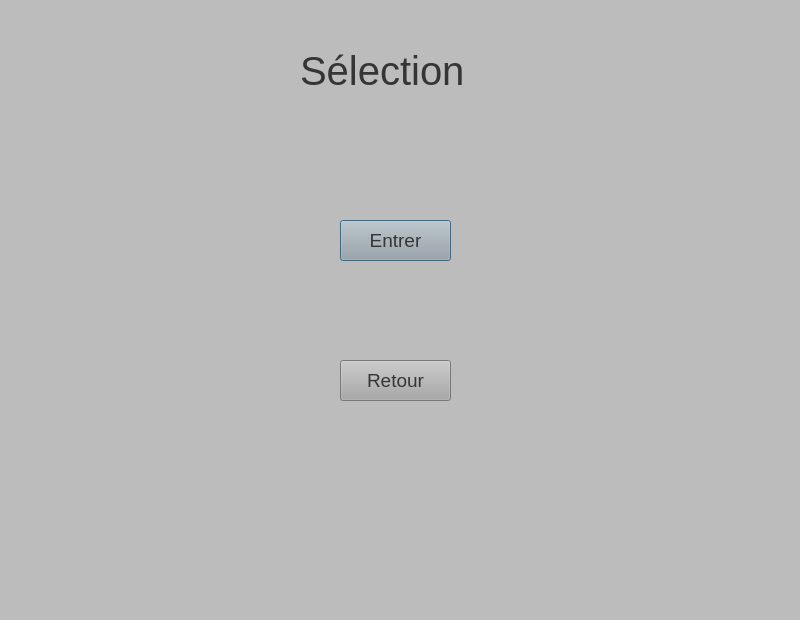
<?xml version="1.0" encoding="UTF-8"?>
<ui version="4.0">
 <class>Dialog</class>
 <widget class="QDialog" name="Dialog">
  <property name="geometry">
   <rect>
    <x>0</x>
    <y>0</y>
    <width>800</width>
    <height>620</height>
   </rect>
  </property>
  <property name="windowTitle">
   <string>Dialog</string>
  </property>
  <property name="styleSheet">
   <string notr="true">background-color: rgb(188, 188, 188);</string>
  </property>
  <widget class="QLabel" name="label">
   <property name="geometry">
    <rect>
     <x>300</x>
     <y>40</y>
     <width>201</width>
     <height>61</height>
    </rect>
   </property>
   <property name="styleSheet">
    <string notr="true">color:rgb(53, 53, 53); font-size:30pt;</string>
   </property>
   <property name="text">
    <string>Sélection</string>
   </property>
  </widget>
  <widget class="QPushButton" name="EnterButton">
   <property name="geometry">
    <rect>
     <x>340</x>
     <y>220</y>
     <width>111</width>
     <height>41</height>
    </rect>
   </property>
   <property name="palette">
    <palette>
     <active>
      <colorrole role="WindowText">
       <brush brushstyle="SolidPattern">
        <color alpha="255">
         <red>53</red>
         <green>53</green>
         <blue>53</blue>
        </color>
       </brush>
      </colorrole>
      <colorrole role="Button">
       <brush brushstyle="SolidPattern">
        <color alpha="255">
         <red>167</red>
         <green>168</green>
         <blue>167</blue>
        </color>
       </brush>
      </colorrole>
      <colorrole role="Light">
       <brush brushstyle="SolidPattern">
        <color alpha="255">
         <red>255</red>
         <green>255</green>
         <blue>255</blue>
        </color>
       </brush>
      </colorrole>
      <colorrole role="Midlight">
       <brush brushstyle="SolidPattern">
        <color alpha="255">
         <red>223</red>
         <green>222</green>
         <blue>227</blue>
        </color>
       </brush>
      </colorrole>
      <colorrole role="Dark">
       <brush brushstyle="SolidPattern">
        <color alpha="255">
         <red>95</red>
         <green>94</green>
         <blue>99</blue>
        </color>
       </brush>
      </colorrole>
      <colorrole role="Mid">
       <brush brushstyle="SolidPattern">
        <color alpha="255">
         <red>127</red>
         <green>126</green>
         <blue>133</blue>
        </color>
       </brush>
      </colorrole>
      <colorrole role="Text">
       <brush brushstyle="SolidPattern">
        <color alpha="255">
         <red>53</red>
         <green>53</green>
         <blue>53</blue>
        </color>
       </brush>
      </colorrole>
      <colorrole role="BrightText">
       <brush brushstyle="SolidPattern">
        <color alpha="255">
         <red>255</red>
         <green>255</green>
         <blue>255</blue>
        </color>
       </brush>
      </colorrole>
      <colorrole role="ButtonText">
       <brush brushstyle="SolidPattern">
        <color alpha="255">
         <red>53</red>
         <green>53</green>
         <blue>53</blue>
        </color>
       </brush>
      </colorrole>
      <colorrole role="Base">
       <brush brushstyle="SolidPattern">
        <color alpha="255">
         <red>167</red>
         <green>168</green>
         <blue>167</blue>
        </color>
       </brush>
      </colorrole>
      <colorrole role="Window">
       <brush brushstyle="SolidPattern">
        <color alpha="255">
         <red>167</red>
         <green>168</green>
         <blue>167</blue>
        </color>
       </brush>
      </colorrole>
      <colorrole role="Shadow">
       <brush brushstyle="SolidPattern">
        <color alpha="255">
         <red>0</red>
         <green>0</green>
         <blue>0</blue>
        </color>
       </brush>
      </colorrole>
      <colorrole role="AlternateBase">
       <brush brushstyle="SolidPattern">
        <color alpha="255">
         <red>223</red>
         <green>222</green>
         <blue>227</blue>
        </color>
       </brush>
      </colorrole>
      <colorrole role="ToolTipBase">
       <brush brushstyle="SolidPattern">
        <color alpha="255">
         <red>255</red>
         <green>255</green>
         <blue>220</blue>
        </color>
       </brush>
      </colorrole>
      <colorrole role="ToolTipText">
       <brush brushstyle="SolidPattern">
        <color alpha="255">
         <red>0</red>
         <green>0</green>
         <blue>0</blue>
        </color>
       </brush>
      </colorrole>
     </active>
     <inactive>
      <colorrole role="WindowText">
       <brush brushstyle="SolidPattern">
        <color alpha="255">
         <red>53</red>
         <green>53</green>
         <blue>53</blue>
        </color>
       </brush>
      </colorrole>
      <colorrole role="Button">
       <brush brushstyle="SolidPattern">
        <color alpha="255">
         <red>167</red>
         <green>168</green>
         <blue>167</blue>
        </color>
       </brush>
      </colorrole>
      <colorrole role="Light">
       <brush brushstyle="SolidPattern">
        <color alpha="255">
         <red>255</red>
         <green>255</green>
         <blue>255</blue>
        </color>
       </brush>
      </colorrole>
      <colorrole role="Midlight">
       <brush brushstyle="SolidPattern">
        <color alpha="255">
         <red>223</red>
         <green>222</green>
         <blue>227</blue>
        </color>
       </brush>
      </colorrole>
      <colorrole role="Dark">
       <brush brushstyle="SolidPattern">
        <color alpha="255">
         <red>95</red>
         <green>94</green>
         <blue>99</blue>
        </color>
       </brush>
      </colorrole>
      <colorrole role="Mid">
       <brush brushstyle="SolidPattern">
        <color alpha="255">
         <red>127</red>
         <green>126</green>
         <blue>133</blue>
        </color>
       </brush>
      </colorrole>
      <colorrole role="Text">
       <brush brushstyle="SolidPattern">
        <color alpha="255">
         <red>53</red>
         <green>53</green>
         <blue>53</blue>
        </color>
       </brush>
      </colorrole>
      <colorrole role="BrightText">
       <brush brushstyle="SolidPattern">
        <color alpha="255">
         <red>255</red>
         <green>255</green>
         <blue>255</blue>
        </color>
       </brush>
      </colorrole>
      <colorrole role="ButtonText">
       <brush brushstyle="SolidPattern">
        <color alpha="255">
         <red>53</red>
         <green>53</green>
         <blue>53</blue>
        </color>
       </brush>
      </colorrole>
      <colorrole role="Base">
       <brush brushstyle="SolidPattern">
        <color alpha="255">
         <red>167</red>
         <green>168</green>
         <blue>167</blue>
        </color>
       </brush>
      </colorrole>
      <colorrole role="Window">
       <brush brushstyle="SolidPattern">
        <color alpha="255">
         <red>167</red>
         <green>168</green>
         <blue>167</blue>
        </color>
       </brush>
      </colorrole>
      <colorrole role="Shadow">
       <brush brushstyle="SolidPattern">
        <color alpha="255">
         <red>0</red>
         <green>0</green>
         <blue>0</blue>
        </color>
       </brush>
      </colorrole>
      <colorrole role="AlternateBase">
       <brush brushstyle="SolidPattern">
        <color alpha="255">
         <red>223</red>
         <green>222</green>
         <blue>227</blue>
        </color>
       </brush>
      </colorrole>
      <colorrole role="ToolTipBase">
       <brush brushstyle="SolidPattern">
        <color alpha="255">
         <red>255</red>
         <green>255</green>
         <blue>220</blue>
        </color>
       </brush>
      </colorrole>
      <colorrole role="ToolTipText">
       <brush brushstyle="SolidPattern">
        <color alpha="255">
         <red>0</red>
         <green>0</green>
         <blue>0</blue>
        </color>
       </brush>
      </colorrole>
     </inactive>
     <disabled>
      <colorrole role="WindowText">
       <brush brushstyle="SolidPattern">
        <color alpha="255">
         <red>53</red>
         <green>53</green>
         <blue>53</blue>
        </color>
       </brush>
      </colorrole>
      <colorrole role="Button">
       <brush brushstyle="SolidPattern">
        <color alpha="255">
         <red>167</red>
         <green>168</green>
         <blue>167</blue>
        </color>
       </brush>
      </colorrole>
      <colorrole role="Light">
       <brush brushstyle="SolidPattern">
        <color alpha="255">
         <red>255</red>
         <green>255</green>
         <blue>255</blue>
        </color>
       </brush>
      </colorrole>
      <colorrole role="Midlight">
       <brush brushstyle="SolidPattern">
        <color alpha="255">
         <red>223</red>
         <green>222</green>
         <blue>227</blue>
        </color>
       </brush>
      </colorrole>
      <colorrole role="Dark">
       <brush brushstyle="SolidPattern">
        <color alpha="255">
         <red>95</red>
         <green>94</green>
         <blue>99</blue>
        </color>
       </brush>
      </colorrole>
      <colorrole role="Mid">
       <brush brushstyle="SolidPattern">
        <color alpha="255">
         <red>127</red>
         <green>126</green>
         <blue>133</blue>
        </color>
       </brush>
      </colorrole>
      <colorrole role="Text">
       <brush brushstyle="SolidPattern">
        <color alpha="255">
         <red>53</red>
         <green>53</green>
         <blue>53</blue>
        </color>
       </brush>
      </colorrole>
      <colorrole role="BrightText">
       <brush brushstyle="SolidPattern">
        <color alpha="255">
         <red>255</red>
         <green>255</green>
         <blue>255</blue>
        </color>
       </brush>
      </colorrole>
      <colorrole role="ButtonText">
       <brush brushstyle="SolidPattern">
        <color alpha="255">
         <red>53</red>
         <green>53</green>
         <blue>53</blue>
        </color>
       </brush>
      </colorrole>
      <colorrole role="Base">
       <brush brushstyle="SolidPattern">
        <color alpha="255">
         <red>167</red>
         <green>168</green>
         <blue>167</blue>
        </color>
       </brush>
      </colorrole>
      <colorrole role="Window">
       <brush brushstyle="SolidPattern">
        <color alpha="255">
         <red>167</red>
         <green>168</green>
         <blue>167</blue>
        </color>
       </brush>
      </colorrole>
      <colorrole role="Shadow">
       <brush brushstyle="SolidPattern">
        <color alpha="255">
         <red>0</red>
         <green>0</green>
         <blue>0</blue>
        </color>
       </brush>
      </colorrole>
      <colorrole role="AlternateBase">
       <brush brushstyle="SolidPattern">
        <color alpha="255">
         <red>191</red>
         <green>189</green>
         <blue>199</blue>
        </color>
       </brush>
      </colorrole>
      <colorrole role="ToolTipBase">
       <brush brushstyle="SolidPattern">
        <color alpha="255">
         <red>255</red>
         <green>255</green>
         <blue>220</blue>
        </color>
       </brush>
      </colorrole>
      <colorrole role="ToolTipText">
       <brush brushstyle="SolidPattern">
        <color alpha="255">
         <red>0</red>
         <green>0</green>
         <blue>0</blue>
        </color>
       </brush>
      </colorrole>
     </disabled>
    </palette>
   </property>
   <property name="styleSheet">
    <string notr="true">background-color: rgb(167, 168, 167); font-size:14pt; color:rgb(53, 53, 53)</string>
   </property>
   <property name="text">
    <string>Entrer</string>
   </property>
  </widget>
  <widget class="QPushButton" name="EnterButton_2">
   <property name="geometry">
    <rect>
     <x>340</x>
     <y>360</y>
     <width>111</width>
     <height>41</height>
    </rect>
   </property>
   <property name="palette">
    <palette>
     <active>
      <colorrole role="WindowText">
       <brush brushstyle="SolidPattern">
        <color alpha="255">
         <red>53</red>
         <green>53</green>
         <blue>53</blue>
        </color>
       </brush>
      </colorrole>
      <colorrole role="Button">
       <brush brushstyle="SolidPattern">
        <color alpha="255">
         <red>167</red>
         <green>168</green>
         <blue>167</blue>
        </color>
       </brush>
      </colorrole>
      <colorrole role="Light">
       <brush brushstyle="SolidPattern">
        <color alpha="255">
         <red>255</red>
         <green>255</green>
         <blue>255</blue>
        </color>
       </brush>
      </colorrole>
      <colorrole role="Midlight">
       <brush brushstyle="SolidPattern">
        <color alpha="255">
         <red>223</red>
         <green>222</green>
         <blue>227</blue>
        </color>
       </brush>
      </colorrole>
      <colorrole role="Dark">
       <brush brushstyle="SolidPattern">
        <color alpha="255">
         <red>95</red>
         <green>94</green>
         <blue>99</blue>
        </color>
       </brush>
      </colorrole>
      <colorrole role="Mid">
       <brush brushstyle="SolidPattern">
        <color alpha="255">
         <red>127</red>
         <green>126</green>
         <blue>133</blue>
        </color>
       </brush>
      </colorrole>
      <colorrole role="Text">
       <brush brushstyle="SolidPattern">
        <color alpha="255">
         <red>53</red>
         <green>53</green>
         <blue>53</blue>
        </color>
       </brush>
      </colorrole>
      <colorrole role="BrightText">
       <brush brushstyle="SolidPattern">
        <color alpha="255">
         <red>255</red>
         <green>255</green>
         <blue>255</blue>
        </color>
       </brush>
      </colorrole>
      <colorrole role="ButtonText">
       <brush brushstyle="SolidPattern">
        <color alpha="255">
         <red>53</red>
         <green>53</green>
         <blue>53</blue>
        </color>
       </brush>
      </colorrole>
      <colorrole role="Base">
       <brush brushstyle="SolidPattern">
        <color alpha="255">
         <red>167</red>
         <green>168</green>
         <blue>167</blue>
        </color>
       </brush>
      </colorrole>
      <colorrole role="Window">
       <brush brushstyle="SolidPattern">
        <color alpha="255">
         <red>167</red>
         <green>168</green>
         <blue>167</blue>
        </color>
       </brush>
      </colorrole>
      <colorrole role="Shadow">
       <brush brushstyle="SolidPattern">
        <color alpha="255">
         <red>0</red>
         <green>0</green>
         <blue>0</blue>
        </color>
       </brush>
      </colorrole>
      <colorrole role="AlternateBase">
       <brush brushstyle="SolidPattern">
        <color alpha="255">
         <red>223</red>
         <green>222</green>
         <blue>227</blue>
        </color>
       </brush>
      </colorrole>
      <colorrole role="ToolTipBase">
       <brush brushstyle="SolidPattern">
        <color alpha="255">
         <red>255</red>
         <green>255</green>
         <blue>220</blue>
        </color>
       </brush>
      </colorrole>
      <colorrole role="ToolTipText">
       <brush brushstyle="SolidPattern">
        <color alpha="255">
         <red>0</red>
         <green>0</green>
         <blue>0</blue>
        </color>
       </brush>
      </colorrole>
     </active>
     <inactive>
      <colorrole role="WindowText">
       <brush brushstyle="SolidPattern">
        <color alpha="255">
         <red>53</red>
         <green>53</green>
         <blue>53</blue>
        </color>
       </brush>
      </colorrole>
      <colorrole role="Button">
       <brush brushstyle="SolidPattern">
        <color alpha="255">
         <red>167</red>
         <green>168</green>
         <blue>167</blue>
        </color>
       </brush>
      </colorrole>
      <colorrole role="Light">
       <brush brushstyle="SolidPattern">
        <color alpha="255">
         <red>255</red>
         <green>255</green>
         <blue>255</blue>
        </color>
       </brush>
      </colorrole>
      <colorrole role="Midlight">
       <brush brushstyle="SolidPattern">
        <color alpha="255">
         <red>223</red>
         <green>222</green>
         <blue>227</blue>
        </color>
       </brush>
      </colorrole>
      <colorrole role="Dark">
       <brush brushstyle="SolidPattern">
        <color alpha="255">
         <red>95</red>
         <green>94</green>
         <blue>99</blue>
        </color>
       </brush>
      </colorrole>
      <colorrole role="Mid">
       <brush brushstyle="SolidPattern">
        <color alpha="255">
         <red>127</red>
         <green>126</green>
         <blue>133</blue>
        </color>
       </brush>
      </colorrole>
      <colorrole role="Text">
       <brush brushstyle="SolidPattern">
        <color alpha="255">
         <red>53</red>
         <green>53</green>
         <blue>53</blue>
        </color>
       </brush>
      </colorrole>
      <colorrole role="BrightText">
       <brush brushstyle="SolidPattern">
        <color alpha="255">
         <red>255</red>
         <green>255</green>
         <blue>255</blue>
        </color>
       </brush>
      </colorrole>
      <colorrole role="ButtonText">
       <brush brushstyle="SolidPattern">
        <color alpha="255">
         <red>53</red>
         <green>53</green>
         <blue>53</blue>
        </color>
       </brush>
      </colorrole>
      <colorrole role="Base">
       <brush brushstyle="SolidPattern">
        <color alpha="255">
         <red>167</red>
         <green>168</green>
         <blue>167</blue>
        </color>
       </brush>
      </colorrole>
      <colorrole role="Window">
       <brush brushstyle="SolidPattern">
        <color alpha="255">
         <red>167</red>
         <green>168</green>
         <blue>167</blue>
        </color>
       </brush>
      </colorrole>
      <colorrole role="Shadow">
       <brush brushstyle="SolidPattern">
        <color alpha="255">
         <red>0</red>
         <green>0</green>
         <blue>0</blue>
        </color>
       </brush>
      </colorrole>
      <colorrole role="AlternateBase">
       <brush brushstyle="SolidPattern">
        <color alpha="255">
         <red>223</red>
         <green>222</green>
         <blue>227</blue>
        </color>
       </brush>
      </colorrole>
      <colorrole role="ToolTipBase">
       <brush brushstyle="SolidPattern">
        <color alpha="255">
         <red>255</red>
         <green>255</green>
         <blue>220</blue>
        </color>
       </brush>
      </colorrole>
      <colorrole role="ToolTipText">
       <brush brushstyle="SolidPattern">
        <color alpha="255">
         <red>0</red>
         <green>0</green>
         <blue>0</blue>
        </color>
       </brush>
      </colorrole>
     </inactive>
     <disabled>
      <colorrole role="WindowText">
       <brush brushstyle="SolidPattern">
        <color alpha="255">
         <red>53</red>
         <green>53</green>
         <blue>53</blue>
        </color>
       </brush>
      </colorrole>
      <colorrole role="Button">
       <brush brushstyle="SolidPattern">
        <color alpha="255">
         <red>167</red>
         <green>168</green>
         <blue>167</blue>
        </color>
       </brush>
      </colorrole>
      <colorrole role="Light">
       <brush brushstyle="SolidPattern">
        <color alpha="255">
         <red>255</red>
         <green>255</green>
         <blue>255</blue>
        </color>
       </brush>
      </colorrole>
      <colorrole role="Midlight">
       <brush brushstyle="SolidPattern">
        <color alpha="255">
         <red>223</red>
         <green>222</green>
         <blue>227</blue>
        </color>
       </brush>
      </colorrole>
      <colorrole role="Dark">
       <brush brushstyle="SolidPattern">
        <color alpha="255">
         <red>95</red>
         <green>94</green>
         <blue>99</blue>
        </color>
       </brush>
      </colorrole>
      <colorrole role="Mid">
       <brush brushstyle="SolidPattern">
        <color alpha="255">
         <red>127</red>
         <green>126</green>
         <blue>133</blue>
        </color>
       </brush>
      </colorrole>
      <colorrole role="Text">
       <brush brushstyle="SolidPattern">
        <color alpha="255">
         <red>53</red>
         <green>53</green>
         <blue>53</blue>
        </color>
       </brush>
      </colorrole>
      <colorrole role="BrightText">
       <brush brushstyle="SolidPattern">
        <color alpha="255">
         <red>255</red>
         <green>255</green>
         <blue>255</blue>
        </color>
       </brush>
      </colorrole>
      <colorrole role="ButtonText">
       <brush brushstyle="SolidPattern">
        <color alpha="255">
         <red>53</red>
         <green>53</green>
         <blue>53</blue>
        </color>
       </brush>
      </colorrole>
      <colorrole role="Base">
       <brush brushstyle="SolidPattern">
        <color alpha="255">
         <red>167</red>
         <green>168</green>
         <blue>167</blue>
        </color>
       </brush>
      </colorrole>
      <colorrole role="Window">
       <brush brushstyle="SolidPattern">
        <color alpha="255">
         <red>167</red>
         <green>168</green>
         <blue>167</blue>
        </color>
       </brush>
      </colorrole>
      <colorrole role="Shadow">
       <brush brushstyle="SolidPattern">
        <color alpha="255">
         <red>0</red>
         <green>0</green>
         <blue>0</blue>
        </color>
       </brush>
      </colorrole>
      <colorrole role="AlternateBase">
       <brush brushstyle="SolidPattern">
        <color alpha="255">
         <red>191</red>
         <green>189</green>
         <blue>199</blue>
        </color>
       </brush>
      </colorrole>
      <colorrole role="ToolTipBase">
       <brush brushstyle="SolidPattern">
        <color alpha="255">
         <red>255</red>
         <green>255</green>
         <blue>220</blue>
        </color>
       </brush>
      </colorrole>
      <colorrole role="ToolTipText">
       <brush brushstyle="SolidPattern">
        <color alpha="255">
         <red>0</red>
         <green>0</green>
         <blue>0</blue>
        </color>
       </brush>
      </colorrole>
     </disabled>
    </palette>
   </property>
   <property name="styleSheet">
    <string notr="true">background-color: rgb(167, 168, 167); font-size:14pt; color:rgb(53, 53, 53)</string>
   </property>
   <property name="text">
    <string>Retour</string>
   </property>
  </widget>
 </widget>
 <resources/>
 <connections/>
</ui> 
